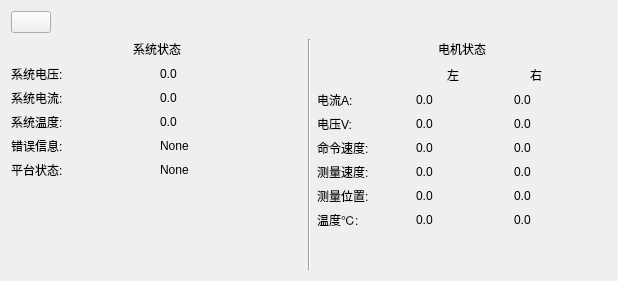
<?xml version="1.0" encoding="UTF-8"?>
<ui version="4.0">
 <class>SleoDashboardWidget</class>
 <widget class="QWidget" name="SleoDashboardWidget">
  <property name="enabled">
   <bool>true</bool>
  </property>
  <property name="geometry">
   <rect>
    <x>0</x>
    <y>0</y>
    <width>618</width>
    <height>281</height>
   </rect>
  </property>
  <property name="windowTitle">
   <string>Sleo Dashboard</string>
  </property>
  <layout class="QVBoxLayout" name="verticalLayout_3">
   <item>
    <layout class="QHBoxLayout" name="horizontalLayout">
     <item>
      <widget class="QPushButton" name="refresh_topics_push_button">
       <property name="toolTip">
        <string>Refresh topics</string>
       </property>
       <property name="icon">
        <iconset theme="view-refresh">
         <normaloff>.</normaloff>.</iconset>
       </property>
      </widget>
     </item>
     <item>
      <spacer name="horizontalSpacer_9">
       <property name="orientation">
        <enum>Qt::Horizontal</enum>
       </property>
       <property name="sizeHint" stdset="0">
        <size>
         <width>40</width>
         <height>20</height>
        </size>
       </property>
      </spacer>
     </item>
    </layout>
   </item>
   <item>
    <layout class="QHBoxLayout" name="globalControlHorizontalLayout">
     <item>
      <layout class="QVBoxLayout" name="globalSystemStatusVerticalLayout">
       <item>
        <layout class="QHBoxLayout" name="systemStatushorizontalLayout">
         <item>
          <spacer name="horizontalSpacer">
           <property name="orientation">
            <enum>Qt::Horizontal</enum>
           </property>
           <property name="sizeHint" stdset="0">
            <size>
             <width>40</width>
             <height>20</height>
            </size>
           </property>
          </spacer>
         </item>
         <item>
          <widget class="QLabel" name="systemStatusLabel">
           <property name="text">
            <string>系统状态</string>
           </property>
          </widget>
         </item>
         <item>
          <spacer name="horizontalSpacer_2">
           <property name="orientation">
            <enum>Qt::Horizontal</enum>
           </property>
           <property name="sizeHint" stdset="0">
            <size>
             <width>40</width>
             <height>20</height>
            </size>
           </property>
          </spacer>
         </item>
        </layout>
       </item>
       <item>
        <layout class="QHBoxLayout" name="systemVoltageHorizontalLayout">
         <item>
          <widget class="QLabel" name="systemVoltageLabel">
           <property name="text">
            <string>系统电压:</string>
           </property>
          </widget>
         </item>
         <item>
          <widget class="QLabel" name="systemVoltageEditLabel">
           <property name="text">
            <string>0.0</string>
           </property>
          </widget>
         </item>
        </layout>
       </item>
       <item>
        <layout class="QHBoxLayout" name="systemCurrentHorizontalLayout">
         <item>
          <widget class="QLabel" name="systemCurrentLabel">
           <property name="text">
            <string>系统电流:</string>
           </property>
          </widget>
         </item>
         <item>
          <widget class="QLabel" name="systemCurrentEditLabel">
           <property name="text">
            <string>0.0</string>
           </property>
          </widget>
         </item>
        </layout>
       </item>
       <item>
        <layout class="QHBoxLayout" name="systemTemperaturerHorizontalLayout">
         <item>
          <widget class="QLabel" name="systemTemperaturerLabel">
           <property name="text">
            <string>系统温度:</string>
           </property>
          </widget>
         </item>
         <item>
          <widget class="QLabel" name="systemTemperaturerEditLabel">
           <property name="text">
            <string>0.0</string>
           </property>
          </widget>
         </item>
        </layout>
       </item>
       <item>
        <layout class="QHBoxLayout" name="systemErrorMessageHorizontalLayout">
         <item>
          <widget class="QLabel" name="systemErrorMessageLabel">
           <property name="text">
            <string>错误信息:</string>
           </property>
          </widget>
         </item>
         <item>
          <widget class="QLabel" name="systemErrorMessageEditLabel">
           <property name="text">
            <string>None</string>
           </property>
          </widget>
         </item>
        </layout>
       </item>
       <item>
        <layout class="QHBoxLayout" name="systemStatusMessageHorizontalLayout">
         <item>
          <widget class="QLabel" name="systemStatusMessageLabel">
           <property name="text">
            <string>平台状态:</string>
           </property>
          </widget>
         </item>
         <item>
          <widget class="QLabel" name="systemStatusMessageEditLabel">
           <property name="text">
            <string>None</string>
           </property>
          </widget>
         </item>
        </layout>
       </item>
       <item>
        <spacer name="verticalSpacer">
         <property name="orientation">
          <enum>Qt::Vertical</enum>
         </property>
         <property name="sizeHint" stdset="0">
          <size>
           <width>20</width>
           <height>40</height>
          </size>
         </property>
        </spacer>
       </item>
      </layout>
     </item>
     <item>
      <widget class="Line" name="line">
       <property name="orientation">
        <enum>Qt::Vertical</enum>
       </property>
      </widget>
     </item>
     <item>
      <layout class="QVBoxLayout" name="globalMotorStatusVerticalLayout">
       <item>
        <layout class="QHBoxLayout" name="motorStatusHorizontalLayout">
         <item>
          <spacer name="horizontalSpacer_5">
           <property name="orientation">
            <enum>Qt::Horizontal</enum>
           </property>
           <property name="sizeHint" stdset="0">
            <size>
             <width>40</width>
             <height>20</height>
            </size>
           </property>
          </spacer>
         </item>
         <item>
          <widget class="QLabel" name="motorStatusLabel">
           <property name="text">
            <string>电机状态</string>
           </property>
          </widget>
         </item>
         <item>
          <spacer name="horizontalSpacer_4">
           <property name="orientation">
            <enum>Qt::Horizontal</enum>
           </property>
           <property name="sizeHint" stdset="0">
            <size>
             <width>40</width>
             <height>20</height>
            </size>
           </property>
          </spacer>
         </item>
        </layout>
       </item>
       <item>
        <layout class="QHBoxLayout" name="motorMarkerHorizontalLayout">
         <item>
          <spacer name="horizontalSpacer_8">
           <property name="orientation">
            <enum>Qt::Horizontal</enum>
           </property>
           <property name="sizeHint" stdset="0">
            <size>
             <width>40</width>
             <height>20</height>
            </size>
           </property>
          </spacer>
         </item>
         <item>
          <spacer name="horizontalSpacer_3">
           <property name="orientation">
            <enum>Qt::Horizontal</enum>
           </property>
           <property name="sizeHint" stdset="0">
            <size>
             <width>40</width>
             <height>20</height>
            </size>
           </property>
          </spacer>
         </item>
         <item>
          <widget class="QLabel" name="motorLeftLabel">
           <property name="text">
            <string>左</string>
           </property>
          </widget>
         </item>
         <item>
          <spacer name="horizontalSpacer_6">
           <property name="orientation">
            <enum>Qt::Horizontal</enum>
           </property>
           <property name="sizeHint" stdset="0">
            <size>
             <width>40</width>
             <height>20</height>
            </size>
           </property>
          </spacer>
         </item>
         <item>
          <widget class="QLabel" name="motorRightLabel">
           <property name="text">
            <string>右</string>
           </property>
          </widget>
         </item>
         <item>
          <spacer name="horizontalSpacer_7">
           <property name="orientation">
            <enum>Qt::Horizontal</enum>
           </property>
           <property name="sizeHint" stdset="0">
            <size>
             <width>40</width>
             <height>20</height>
            </size>
           </property>
          </spacer>
         </item>
        </layout>
       </item>
       <item>
        <layout class="QHBoxLayout" name="motorCurrentHorizontalLayout">
         <item>
          <widget class="QLabel" name="motorCurrentLabel">
           <property name="text">
            <string>电流A:</string>
           </property>
          </widget>
         </item>
         <item>
          <widget class="QLabel" name="motorCurrentLeftEditLabel">
           <property name="text">
            <string>0.0</string>
           </property>
          </widget>
         </item>
         <item>
          <widget class="QLabel" name="motorCurrentRightEditLabel">
           <property name="text">
            <string>0.0</string>
           </property>
          </widget>
         </item>
        </layout>
       </item>
       <item>
        <layout class="QHBoxLayout" name="motorVoltageHorizontalLayout">
         <item>
          <widget class="QLabel" name="motorVoltageLabel">
           <property name="text">
            <string>电压V:</string>
           </property>
          </widget>
         </item>
         <item>
          <widget class="QLabel" name="motorVoltageLeftEditLabel">
           <property name="text">
            <string>0.0</string>
           </property>
          </widget>
         </item>
         <item>
          <widget class="QLabel" name="motorVoltageRightEditLabel">
           <property name="text">
            <string>0.0</string>
           </property>
          </widget>
         </item>
        </layout>
       </item>
       <item>
        <layout class="QHBoxLayout" name="motorCommandVelocityHorizontalLayout">
         <item>
          <widget class="QLabel" name="motorCommandVelocityLabel">
           <property name="text">
            <string>命令速度:</string>
           </property>
          </widget>
         </item>
         <item>
          <widget class="QLabel" name="motorCommandVelocityLeftEditLabel">
           <property name="text">
            <string>0.0</string>
           </property>
          </widget>
         </item>
         <item>
          <widget class="QLabel" name="motorCommandVelocityRightEditLabel">
           <property name="text">
            <string>0.0</string>
           </property>
          </widget>
         </item>
        </layout>
       </item>
       <item>
        <layout class="QHBoxLayout" name="motorMeasuredVelocityHorizontalLayout">
         <item>
          <widget class="QLabel" name="motorMeasuredVelocityLabel">
           <property name="text">
            <string>测量速度:</string>
           </property>
          </widget>
         </item>
         <item>
          <widget class="QLabel" name="motorMeasuredVelocityLeftEditLabel">
           <property name="text">
            <string>0.0</string>
           </property>
          </widget>
         </item>
         <item>
          <widget class="QLabel" name="motorMeasuredVelocityRightEditLabel">
           <property name="text">
            <string>0.0</string>
           </property>
          </widget>
         </item>
        </layout>
       </item>
       <item>
        <layout class="QHBoxLayout" name="motorSpeedHorizontalLayout">
         <item>
          <widget class="QLabel" name="motorMeasuredPositionLabel">
           <property name="text">
            <string>测量位置:</string>
           </property>
          </widget>
         </item>
         <item>
          <widget class="QLabel" name="motorMeasuredPositionLeftEditLabel">
           <property name="text">
            <string>0.0</string>
           </property>
          </widget>
         </item>
         <item>
          <widget class="QLabel" name="motorMeasuredPositionRightEditLabel">
           <property name="text">
            <string>0.0</string>
           </property>
          </widget>
         </item>
        </layout>
       </item>
       <item>
        <layout class="QHBoxLayout" name="motorTemperatureHorizontalLayout">
         <item>
          <widget class="QLabel" name="motorTemperatureLabel">
           <property name="text">
            <string>温度℃:</string>
           </property>
          </widget>
         </item>
         <item>
          <widget class="QLabel" name="motorTemperatureLeftEditLabel">
           <property name="text">
            <string>0.0</string>
           </property>
          </widget>
         </item>
         <item>
          <widget class="QLabel" name="motorTemperatureRightEditLabel">
           <property name="text">
            <string>0.0</string>
           </property>
          </widget>
         </item>
        </layout>
       </item>
       <item>
        <spacer name="verticalSpacer_2">
         <property name="orientation">
          <enum>Qt::Vertical</enum>
         </property>
         <property name="sizeHint" stdset="0">
          <size>
           <width>20</width>
           <height>40</height>
          </size>
         </property>
        </spacer>
       </item>
      </layout>
     </item>
    </layout>
   </item>
  </layout>
 </widget>
 <resources/>
 <connections/>
</ui>
